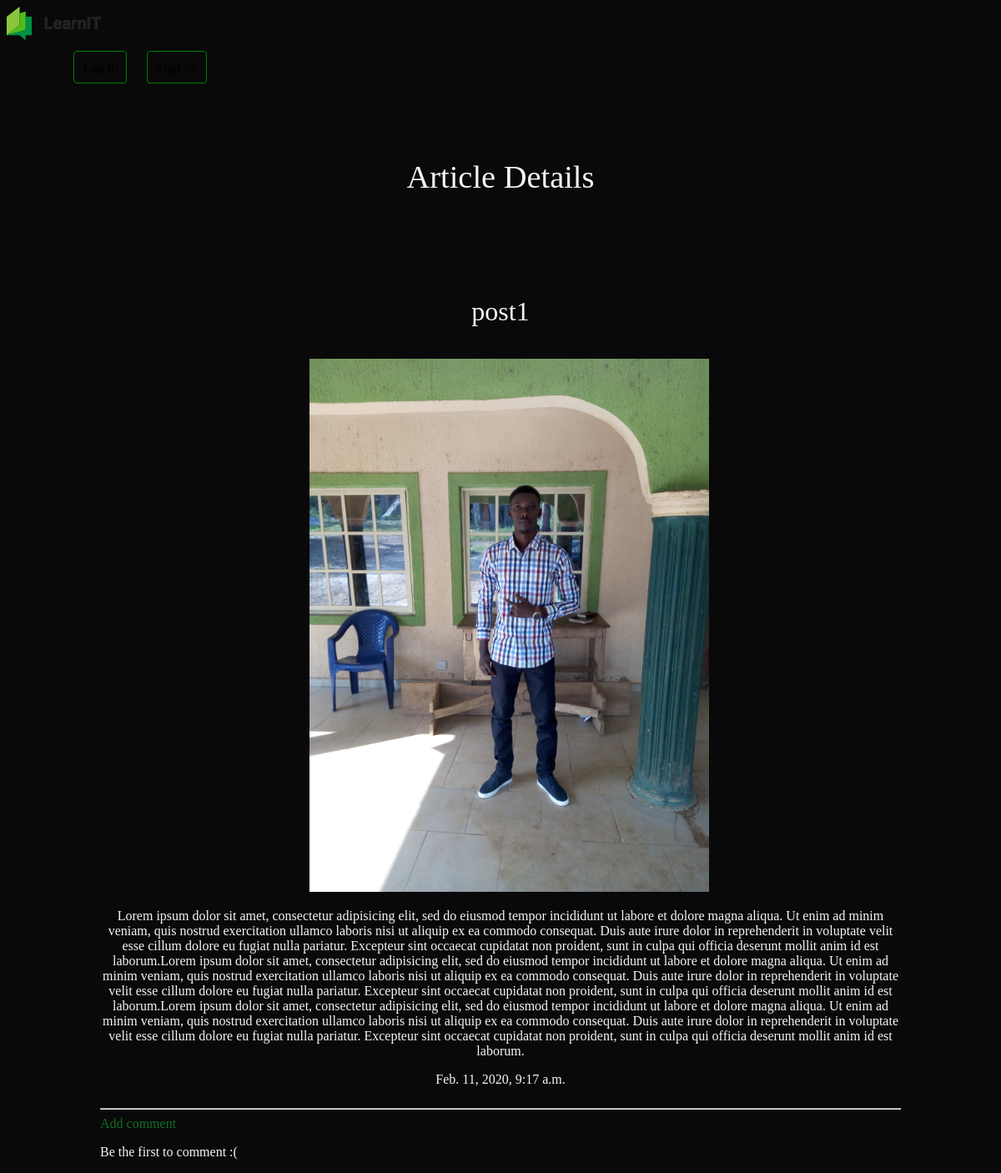
/blog/article/detail/post1/, run on the app's committed database.
### blog/models.py (models this page shows, shortened)
class Article(models.Model):
	title = models.CharField(max_length=100)
	content = models.TextField()
	slug = models.SlugField()
	date = models.DateTimeField(default=timezone.now)
	image = models.ImageField(blank=True, null=True, upload_to='uploads/image', verbose_name='Post Image', default='default.png')
	author = models.ForeignKey(User, on_delete=models.CASCADE, verbose_name='Author', default=None)

### blog/views.py (the view)
# urls.py: path('article/detail/<slug>/', views.article_detail, name='article_detail'),
def article_detail(request, slug):
	article = Article.objects.get(slug=slug)
	return render(request, 'blog/article_detail.html', {'article': article})

### templates/blog/article_detail.html (shortened to what this page needs)
{% extends 'blog/base.html'%}
{% load static %}
{% block content %}
<h1>Article Details</h1>
<div class="article_detail">
	<div class="article">
		<h2>{{article.title}}</h2><br>
		<img src="{{ article.image.url }}">
		<p>{{article.content}}</p>
		<p>{{article.date}}</p>
	</div>
</div>
<hr>
{% if user.is_authenticated %}
	<a class="btn btn-default" href="{% url 'blog:add_comment' slug=article.slug %}">Add comment</a>
{% else %}
	<a class="btn btn-default" href="{% url 'backend:login' %}">Add comment</a>
{% endif %}
{% for comment in article.comments.all %}
{% if user.is_authenticated or comment.approved_comment %}
	<div class="comment">
		<div class="date">
			{{ comment.date}}
			{% if not comment.approved_comment %}
				<a href="{% url 'comment_remove' slug=comment.slug %}"><i class="fa fa-times"></i></a>
				<a href="{% url 'comment_approve' slug=comment.slug %}"><i class="fa fa-check"></i></a>
			{% endif %}
		</div>
		<strong>{{ comment.author }}</strong>
		<p>{{ comment.content|linebreaks }}</p>
	</div>
	{% endif %}
{% empty %}
	<p>Be the first to comment :(</p>
{% endfor %}
{% endblock %}

### static/blog/css/admin.css (style rules this page uses)
body { background: #090909; }
h1, h2, h3 { font-weight: normal; margin: 0; color: #f5f5f5; }
a, a:hover, a:visited { color: #0e7224; text-decoration: none; }
p { color: #f5f5f5; }
div.wrapper h1 { text-align: center; margin: 100px auto; font-size: 2.4em; color: #f5f5f5; }
.article { padding: 10px; border: 1px solid #0f0d0d; position: relative; padding-bottom: 40px; }
.article h2 { font-size: 1.2em; color: #f5f5f5; }
.article_detail .article { padding: 0; margin: 0; }
.article_detail .article img { max-width: 50%; margin-left: 250px; }
.article img { max-width: 103%; }
.article_detail .article h2 { text-align: center; margin: 20px auto; font-size: 2em; color: #f5f5f5; }
.article_detail .article p { text-align: center; }

### data on the page
Article: title "post1", image (picture), content "Lorem ipsum dolor sit amet, consectetur adipisicing elit, sed do eiusmod tempor incididunt ut labore et dolore magna aliqua. Ut enim ad minim veniam, quis nostrud exercitation ullamco laboris nisi ut aliquip ex ea commodo consequat. Duis aute irure dolor in reprehenderit in voluptate velit esse cillum dolore eu fugiat nulla pariatur. Excepteur sint occaecat cupidatat non proident, sunt in culpa qui officia deserunt mollit anim id est laborum.Lorem ipsum dolor sit amet, consectetur adipisicing elit, sed do eiusmod tempor incididunt ut labore et dolore magna aliqua. Ut enim ad minim veniam, quis nostrud exercitation ullamco laboris nisi ut aliquip ex ea commodo consequat. Duis aute irure…", date "Feb. 11, 2020, 9:17 a.m."
